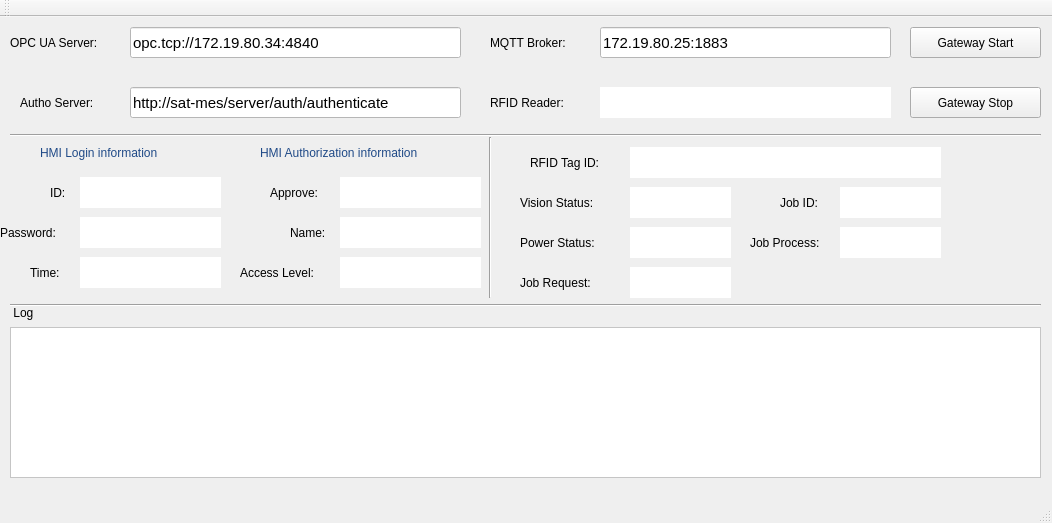
<?xml version="1.0" encoding="UTF-8"?>
<ui version="4.0">
 <class>Gateway</class>
 <widget class="QMainWindow" name="Gateway">
  <property name="geometry">
   <rect>
    <x>0</x>
    <y>0</y>
    <width>1052</width>
    <height>523</height>
   </rect>
  </property>
  <property name="windowTitle">
   <string>Gateway</string>
  </property>
  <widget class="QWidget" name="centralWidget">
   <widget class="QLabel" name="label">
    <property name="geometry">
     <rect>
      <x>10</x>
      <y>10</y>
      <width>111</width>
      <height>31</height>
     </rect>
    </property>
    <property name="text">
     <string>OPC UA Server:</string>
    </property>
   </widget>
   <widget class="QLineEdit" name="lineEditOpcUrl">
    <property name="geometry">
     <rect>
      <x>130</x>
      <y>10</y>
      <width>331</width>
      <height>31</height>
     </rect>
    </property>
    <property name="font">
     <font>
      <pointsize>11</pointsize>
     </font>
    </property>
    <property name="styleSheet">
     <string notr="true">background-color: rgb(255, 255, 255);</string>
    </property>
    <property name="text">
     <string>opc.tcp://172.19.80.34:4840</string>
    </property>
   </widget>
   <widget class="QLabel" name="label_2">
    <property name="geometry">
     <rect>
      <x>20</x>
      <y>70</y>
      <width>111</width>
      <height>31</height>
     </rect>
    </property>
    <property name="text">
     <string>Autho Server:</string>
    </property>
   </widget>
   <widget class="QLineEdit" name="lineEditAuthoUrl">
    <property name="geometry">
     <rect>
      <x>130</x>
      <y>70</y>
      <width>331</width>
      <height>31</height>
     </rect>
    </property>
    <property name="font">
     <font>
      <pointsize>11</pointsize>
     </font>
    </property>
    <property name="styleSheet">
     <string notr="true">background-color: rgb(255, 255, 255);</string>
    </property>
    <property name="text">
     <string>http://sat-mes/server/auth/authenticate</string>
    </property>
   </widget>
   <widget class="QPushButton" name="pushButtonStart">
    <property name="geometry">
     <rect>
      <x>910</x>
      <y>10</y>
      <width>131</width>
      <height>31</height>
     </rect>
    </property>
    <property name="text">
     <string>Gateway Start</string>
    </property>
   </widget>
   <widget class="QPushButton" name="pushButtonStop">
    <property name="geometry">
     <rect>
      <x>910</x>
      <y>70</y>
      <width>131</width>
      <height>31</height>
     </rect>
    </property>
    <property name="text">
     <string>Gateway Stop</string>
    </property>
   </widget>
   <widget class="QLabel" name="label_3">
    <property name="geometry">
     <rect>
      <x>40</x>
      <y>120</y>
      <width>181</width>
      <height>31</height>
     </rect>
    </property>
    <property name="styleSheet">
     <string notr="true">color: rgb(32, 74, 135);</string>
    </property>
    <property name="text">
     <string>HMI Login information</string>
    </property>
   </widget>
   <widget class="QLabel" name="label_4">
    <property name="geometry">
     <rect>
      <x>260</x>
      <y>120</y>
      <width>221</width>
      <height>31</height>
     </rect>
    </property>
    <property name="styleSheet">
     <string notr="true">color: rgb(32, 74, 135);</string>
    </property>
    <property name="text">
     <string>HMI Authorization information</string>
    </property>
   </widget>
   <widget class="QLabel" name="label_5">
    <property name="geometry">
     <rect>
      <x>50</x>
      <y>160</y>
      <width>31</width>
      <height>31</height>
     </rect>
    </property>
    <property name="text">
     <string>ID:</string>
    </property>
   </widget>
   <widget class="QLabel" name="label_6">
    <property name="geometry">
     <rect>
      <x>0</x>
      <y>200</y>
      <width>71</width>
      <height>31</height>
     </rect>
    </property>
    <property name="text">
     <string>Password:</string>
    </property>
   </widget>
   <widget class="QLabel" name="label_7">
    <property name="geometry">
     <rect>
      <x>270</x>
      <y>160</y>
      <width>81</width>
      <height>31</height>
     </rect>
    </property>
    <property name="text">
     <string>Approve:</string>
    </property>
   </widget>
   <widget class="QLabel" name="label_8">
    <property name="geometry">
     <rect>
      <x>290</x>
      <y>200</y>
      <width>71</width>
      <height>31</height>
     </rect>
    </property>
    <property name="text">
     <string>Name:</string>
    </property>
   </widget>
   <widget class="QLabel" name="label_9">
    <property name="geometry">
     <rect>
      <x>240</x>
      <y>240</y>
      <width>101</width>
      <height>31</height>
     </rect>
    </property>
    <property name="text">
     <string>Access Level:</string>
    </property>
   </widget>
   <widget class="QLabel" name="labelID">
    <property name="geometry">
     <rect>
      <x>80</x>
      <y>160</y>
      <width>141</width>
      <height>31</height>
     </rect>
    </property>
    <property name="styleSheet">
     <string notr="true">background-color: rgb(255, 255, 255);</string>
    </property>
    <property name="text">
     <string/>
    </property>
    <property name="alignment">
     <set>Qt::AlignCenter</set>
    </property>
   </widget>
   <widget class="QLabel" name="labelPassword">
    <property name="geometry">
     <rect>
      <x>80</x>
      <y>200</y>
      <width>141</width>
      <height>31</height>
     </rect>
    </property>
    <property name="styleSheet">
     <string notr="true">background-color: rgb(255, 255, 255);</string>
    </property>
    <property name="text">
     <string/>
    </property>
    <property name="alignment">
     <set>Qt::AlignCenter</set>
    </property>
   </widget>
   <widget class="QLabel" name="labelApprove">
    <property name="geometry">
     <rect>
      <x>340</x>
      <y>160</y>
      <width>141</width>
      <height>31</height>
     </rect>
    </property>
    <property name="styleSheet">
     <string notr="true">background-color: rgb(255, 255, 255);</string>
    </property>
    <property name="text">
     <string/>
    </property>
    <property name="alignment">
     <set>Qt::AlignCenter</set>
    </property>
   </widget>
   <widget class="QLabel" name="labelName">
    <property name="geometry">
     <rect>
      <x>340</x>
      <y>200</y>
      <width>141</width>
      <height>31</height>
     </rect>
    </property>
    <property name="styleSheet">
     <string notr="true">background-color: rgb(255, 255, 255);</string>
    </property>
    <property name="text">
     <string/>
    </property>
    <property name="alignment">
     <set>Qt::AlignCenter</set>
    </property>
   </widget>
   <widget class="QLabel" name="labelAccessLevel">
    <property name="geometry">
     <rect>
      <x>340</x>
      <y>240</y>
      <width>141</width>
      <height>31</height>
     </rect>
    </property>
    <property name="styleSheet">
     <string notr="true">background-color: rgb(255, 255, 255);</string>
    </property>
    <property name="text">
     <string/>
    </property>
    <property name="alignment">
     <set>Qt::AlignCenter</set>
    </property>
   </widget>
   <widget class="QLabel" name="label_15">
    <property name="geometry">
     <rect>
      <x>30</x>
      <y>240</y>
      <width>41</width>
      <height>31</height>
     </rect>
    </property>
    <property name="text">
     <string>Time:</string>
    </property>
   </widget>
   <widget class="QLabel" name="labelTimeLogin">
    <property name="geometry">
     <rect>
      <x>80</x>
      <y>240</y>
      <width>141</width>
      <height>31</height>
     </rect>
    </property>
    <property name="styleSheet">
     <string notr="true">background-color: rgb(255, 255, 255);</string>
    </property>
    <property name="text">
     <string/>
    </property>
    <property name="alignment">
     <set>Qt::AlignCenter</set>
    </property>
   </widget>
   <widget class="Line" name="line">
    <property name="geometry">
     <rect>
      <x>10</x>
      <y>110</y>
      <width>1031</width>
      <height>16</height>
     </rect>
    </property>
    <property name="orientation">
     <enum>Qt::Horizontal</enum>
    </property>
   </widget>
   <widget class="Line" name="line_3">
    <property name="geometry">
     <rect>
      <x>10</x>
      <y>280</y>
      <width>1031</width>
      <height>16</height>
     </rect>
    </property>
    <property name="orientation">
     <enum>Qt::Horizontal</enum>
    </property>
   </widget>
   <widget class="QListWidget" name="listWidget">
    <property name="geometry">
     <rect>
      <x>10</x>
      <y>310</y>
      <width>1031</width>
      <height>151</height>
     </rect>
    </property>
    <property name="styleSheet">
     <string notr="true">background-color: rgb(255, 255, 255);</string>
    </property>
   </widget>
   <widget class="QLabel" name="label_17">
    <property name="geometry">
     <rect>
      <x>10</x>
      <y>280</y>
      <width>41</width>
      <height>31</height>
     </rect>
    </property>
    <property name="text">
     <string> Log</string>
    </property>
   </widget>
   <widget class="Line" name="line_4">
    <property name="geometry">
     <rect>
      <x>480</x>
      <y>120</y>
      <width>20</width>
      <height>161</height>
     </rect>
    </property>
    <property name="orientation">
     <enum>Qt::Vertical</enum>
    </property>
   </widget>
   <widget class="QLabel" name="label_10">
    <property name="geometry">
     <rect>
      <x>490</x>
      <y>10</y>
      <width>111</width>
      <height>31</height>
     </rect>
    </property>
    <property name="text">
     <string>MQTT Broker:</string>
    </property>
   </widget>
   <widget class="QLineEdit" name="lineEditMqttUrl">
    <property name="geometry">
     <rect>
      <x>600</x>
      <y>10</y>
      <width>291</width>
      <height>31</height>
     </rect>
    </property>
    <property name="font">
     <font>
      <pointsize>11</pointsize>
     </font>
    </property>
    <property name="styleSheet">
     <string notr="true">background-color: rgb(255, 255, 255);</string>
    </property>
    <property name="text">
     <string>172.19.80.25:1883</string>
    </property>
   </widget>
   <widget class="QLabel" name="label_11">
    <property name="geometry">
     <rect>
      <x>490</x>
      <y>70</y>
      <width>111</width>
      <height>31</height>
     </rect>
    </property>
    <property name="text">
     <string>RFID Reader:</string>
    </property>
   </widget>
   <widget class="QLabel" name="labelRFIDPort">
    <property name="geometry">
     <rect>
      <x>600</x>
      <y>70</y>
      <width>291</width>
      <height>31</height>
     </rect>
    </property>
    <property name="styleSheet">
     <string notr="true">background-color: rgb(255, 255, 255);</string>
    </property>
    <property name="text">
     <string/>
    </property>
    <property name="alignment">
     <set>Qt::AlignLeading|Qt::AlignLeft|Qt::AlignVCenter</set>
    </property>
   </widget>
   <widget class="QLabel" name="label_12">
    <property name="geometry">
     <rect>
      <x>530</x>
      <y>130</y>
      <width>81</width>
      <height>31</height>
     </rect>
    </property>
    <property name="text">
     <string>RFID Tag ID:</string>
    </property>
   </widget>
   <widget class="QLabel" name="labelRFIDRead">
    <property name="geometry">
     <rect>
      <x>630</x>
      <y>130</y>
      <width>311</width>
      <height>31</height>
     </rect>
    </property>
    <property name="styleSheet">
     <string notr="true">background-color: rgb(255, 255, 255);</string>
    </property>
    <property name="text">
     <string/>
    </property>
    <property name="alignment">
     <set>Qt::AlignLeading|Qt::AlignLeft|Qt::AlignVCenter</set>
    </property>
   </widget>
   <widget class="QLabel" name="label_13">
    <property name="geometry">
     <rect>
      <x>780</x>
      <y>170</y>
      <width>61</width>
      <height>31</height>
     </rect>
    </property>
    <property name="text">
     <string>Job ID:</string>
    </property>
   </widget>
   <widget class="QLabel" name="label_14">
    <property name="geometry">
     <rect>
      <x>750</x>
      <y>210</y>
      <width>91</width>
      <height>31</height>
     </rect>
    </property>
    <property name="text">
     <string>Job Process:</string>
    </property>
   </widget>
   <widget class="QLabel" name="labelJobID">
    <property name="geometry">
     <rect>
      <x>840</x>
      <y>170</y>
      <width>101</width>
      <height>31</height>
     </rect>
    </property>
    <property name="styleSheet">
     <string notr="true">background-color: rgb(255, 255, 255);</string>
    </property>
    <property name="text">
     <string/>
    </property>
    <property name="alignment">
     <set>Qt::AlignLeading|Qt::AlignLeft|Qt::AlignVCenter</set>
    </property>
   </widget>
   <widget class="QLabel" name="labelJobProcess">
    <property name="geometry">
     <rect>
      <x>840</x>
      <y>210</y>
      <width>101</width>
      <height>31</height>
     </rect>
    </property>
    <property name="styleSheet">
     <string notr="true">background-color: rgb(255, 255, 255);</string>
    </property>
    <property name="text">
     <string/>
    </property>
    <property name="alignment">
     <set>Qt::AlignLeading|Qt::AlignLeft|Qt::AlignVCenter</set>
    </property>
   </widget>
   <widget class="QLabel" name="label_16">
    <property name="geometry">
     <rect>
      <x>520</x>
      <y>170</y>
      <width>101</width>
      <height>31</height>
     </rect>
    </property>
    <property name="text">
     <string>Vision Status:</string>
    </property>
   </widget>
   <widget class="QLabel" name="label_18">
    <property name="geometry">
     <rect>
      <x>520</x>
      <y>210</y>
      <width>101</width>
      <height>31</height>
     </rect>
    </property>
    <property name="text">
     <string>Power Status:</string>
    </property>
   </widget>
   <widget class="QLabel" name="labelVisionStatus">
    <property name="geometry">
     <rect>
      <x>630</x>
      <y>170</y>
      <width>101</width>
      <height>31</height>
     </rect>
    </property>
    <property name="styleSheet">
     <string notr="true">background-color: rgb(255, 255, 255);</string>
    </property>
    <property name="text">
     <string/>
    </property>
    <property name="alignment">
     <set>Qt::AlignLeading|Qt::AlignLeft|Qt::AlignVCenter</set>
    </property>
   </widget>
   <widget class="QLabel" name="labelPowerStatus">
    <property name="geometry">
     <rect>
      <x>630</x>
      <y>210</y>
      <width>101</width>
      <height>31</height>
     </rect>
    </property>
    <property name="styleSheet">
     <string notr="true">background-color: rgb(255, 255, 255);</string>
    </property>
    <property name="text">
     <string/>
    </property>
    <property name="alignment">
     <set>Qt::AlignLeading|Qt::AlignLeft|Qt::AlignVCenter</set>
    </property>
   </widget>
   <widget class="QLabel" name="label_19">
    <property name="geometry">
     <rect>
      <x>520</x>
      <y>250</y>
      <width>101</width>
      <height>31</height>
     </rect>
    </property>
    <property name="text">
     <string>Job Request:</string>
    </property>
   </widget>
   <widget class="QLabel" name="labelJobRequest">
    <property name="geometry">
     <rect>
      <x>630</x>
      <y>250</y>
      <width>101</width>
      <height>31</height>
     </rect>
    </property>
    <property name="styleSheet">
     <string notr="true">background-color: rgb(255, 255, 255);</string>
    </property>
    <property name="text">
     <string/>
    </property>
    <property name="alignment">
     <set>Qt::AlignLeading|Qt::AlignLeft|Qt::AlignVCenter</set>
    </property>
   </widget>
  </widget>
  <widget class="QMenuBar" name="menuBar">
   <property name="geometry">
    <rect>
     <x>0</x>
     <y>0</y>
     <width>1052</width>
     <height>22</height>
    </rect>
   </property>
  </widget>
  <widget class="QToolBar" name="mainToolBar">
   <attribute name="toolBarArea">
    <enum>TopToolBarArea</enum>
   </attribute>
   <attribute name="toolBarBreak">
    <bool>false</bool>
   </attribute>
  </widget>
  <widget class="QStatusBar" name="statusBar"/>
 </widget>
 <layoutdefault spacing="6" margin="11"/>
 <resources/>
 <connections/>
</ui>
